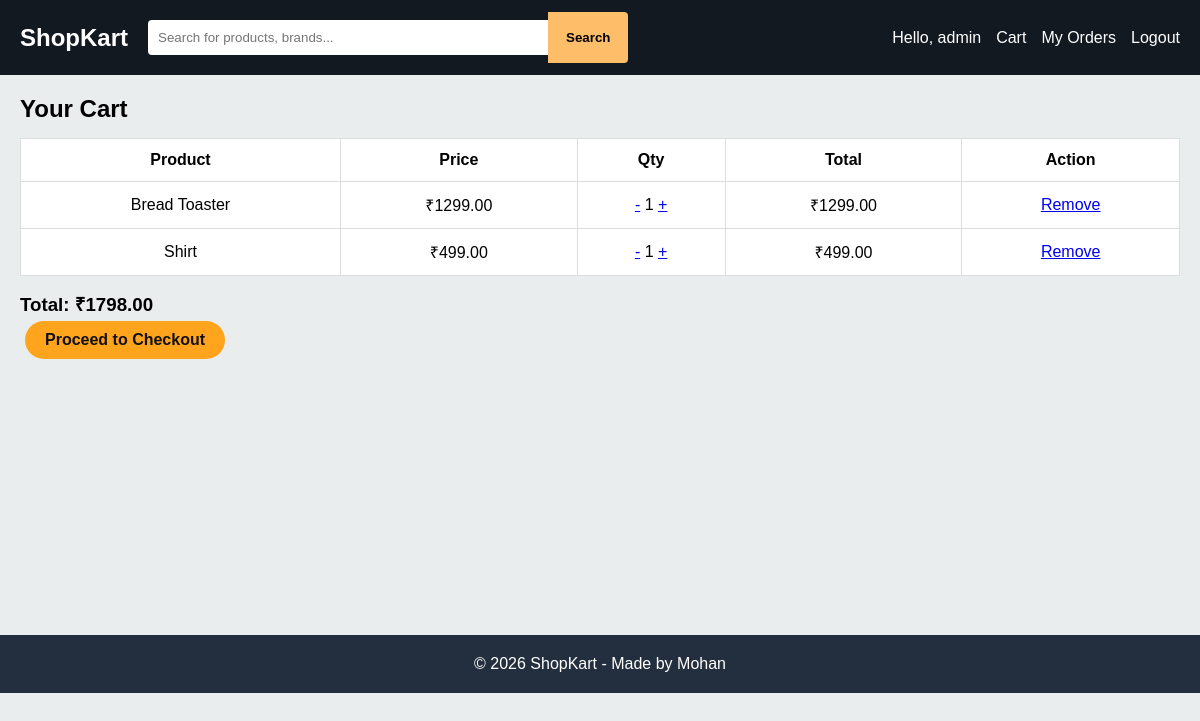
The app's page /cart/ (signed in) with its own data.
### cart/models.py (models this page shows, shortened)
class CartItem(models.Model):
    user = models.ForeignKey(User, on_delete=models.CASCADE)
    product = models.ForeignKey(Product, on_delete=models.CASCADE)
    quantity = models.PositiveIntegerField(default=1)
    @property
    def total(self):
        return self.product.price * self.quantity

### products/models.py (models this page shows, shortened)
class Product(models.Model):
    product_name = models.CharField(max_length=150)
    price = models.DecimalField(max_digits=10, decimal_places=2)
    old_price = models.DecimalField(max_digits=10, decimal_places=2, blank=True, null=True)
    description = models.TextField()
    stock = models.PositiveIntegerField(default=0)
    image = models.ImageField(upload_to="products/images/", blank=True, null=True)
    video = models.FileField(upload_to="products/videos/", blank=True, null=True)
    category = models.ForeignKey(Category, on_delete=models.PROTECT, related_name="products")
    created_at = models.DateTimeField(auto_now_add=True)

### cart/views.py (the view)
# urls.py: path('', views.cart_view, name='cart_view'),
@login_required
def cart_view(request):
    items = CartItem.objects.filter(user=request.user)
    total = sum(i.total for i in items)
    return render(request, 'cart.html', {'items': items, 'total': total})

### templates/cart.html
{% extends 'base.html' %}
{% block content %}
<h2>Your Cart</h2>
{% if items %}
<table class="cart-table">
  <tr><th>Product</th><th>Price</th><th>Qty</th><th>Total</th><th>Action</th></tr>
  {% for i in items %}
  <tr>
    <td>{{ i.product.product_name }}</td>
    <td>₹{{ i.product.price }}</td>
    <td>
      <a href="{% url 'update_quantity' i.id 'dec' %}">-</a> {{ i.quantity }} <a href="{% url 'update_quantity' i.id 'inc' %}">+</a>
    </td>
    <td>₹{{ i.total }}</td>
    <td><a href="{% url 'remove_from_cart' i.id %}">Remove</a></td>
  </tr>
  {% endfor %}
</table>
<h3>Total: ₹{{ total }}</h3>
<a href="{% url 'checkout' %}" class="btn">Proceed to Checkout</a>
{% else %}
<p>Cart is empty! <a href="{% url 'home' %}">Shop Now</a></p>
{% endif %}
{% endblock %}

### templates/base.html (shortened to what this page needs)
{% load static %}
<!DOCTYPE html>
<html>
<head>
  <link rel="stylesheet" href="{% static 'style.css' %}">
</head>
<body>
<header class="navbar">
  <a href="{% url 'home' %}" class="logo">ShopKart</a>
  <form action="{% url 'home' %}" method="GET" class="search-form">
    <input type="text" name="q" value="{{ q|default:'' }}" placeholder="Search for products, brands...">
    <button type="submit">Search</button>
  </form>
  <nav>
    {% if user.is_authenticated %}
      <span>Hello, {{ user.username }}</span>
      <a href="{% url 'cart_view' %}">Cart</a>
      <a href="{% url 'my_orders' %}">My Orders</a>
      <a href="{% url 'logout' %}">Logout</a>
    {% else %}
      <a href="{% url 'login' %}">Login</a>
      <a href="{% url 'register' %}">Register</a>
      <a href="{% url 'cart_view' %}">Cart</a>
    {% endif %}
  </nav>
</header>
<main>{% block content %}{% endblock %}</main>
<footer>© 2026 ShopKart - Made by Mohan</footer>
</body>
</html>

### static/style.css (style rules this page uses)
* { margin:0; padding:0; box-sizing:border-box; font-family: Arial, sans-serif; }
body { background:#eaeded; }
.navbar { background:#131921; color:white; display:flex; align-items:center; gap:20px; padding:12px 20px; flex-wrap:wrap; }
.logo { color:white; font-size:24px; font-weight:bold; text-decoration:none; }
.search-form { flex:1; display:flex; }
.search-form input { flex:1; padding:10px; border:none; border-radius:4px 0 0 4px; }
.search-form button { background:#febd69; border:none; padding:10px 18px; border-radius:0 4px 4px 0; cursor:pointer; font-weight:bold; }
.navbar nav { display:flex; gap:15px; align-items:center; }
.navbar nav a { color:white; text-decoration:none; }
main { padding:20px; min-height:70vh; }
.btn { display:inline-block; background:#ffa41c; color:#111; padding:10px 20px; border-radius:20px; text-decoration:none; font-weight:bold; border:none; cursor:pointer; margin:5px; }
.cart-table { width:100%; background:white; border-collapse:collapse; margin:15px 0; }
.cart-table th, .cart-table td { padding:12px; border:1px solid #ddd; text-align:center; }
input, textarea { width:100%; max-width:400px; padding:10px; margin:8px 0; border:1px solid #ccc; border-radius:4px; }
footer { background:#232f3e; color:white; text-align:center; padding:20px; }

### records on screen
CartItem: product.product_name "Bread Toaster", product.price "1299.00", quantity "1", total "1299.00"
CartItem: product.product_name "Shirt", product.price "499.00", quantity "1", total "499.00"

### other values on screen
{{ user.username }} "admin"
{{ total }} "1798.00"
